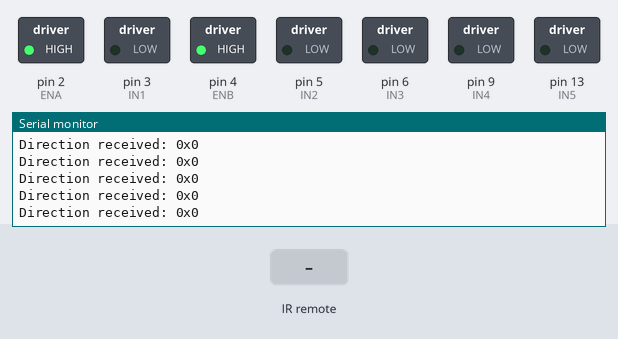
This sketch was run on a simulated Arduino Uno, built with avr-gcc and run on an emulated ATmega328P. Shown: switched loads named in the sketch (green lamp = pin HIGH), the last lines printed to the serial monitor. Inputs (shaded band) come from the test bench.

Above: at 1.2 s.
1.3 s: infrared code 0xF609FD02 received
At 2.4 s:
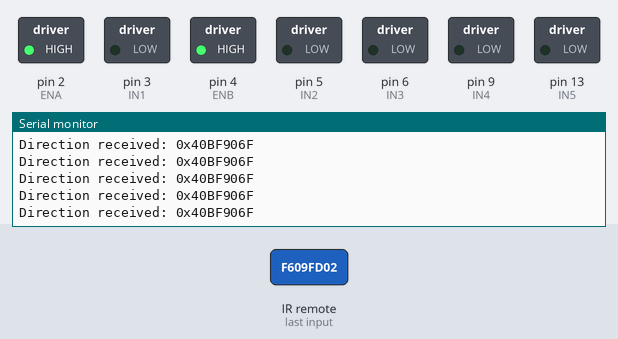
2.8 s: infrared code 0xF50AFD02 received
At 3.5 s:
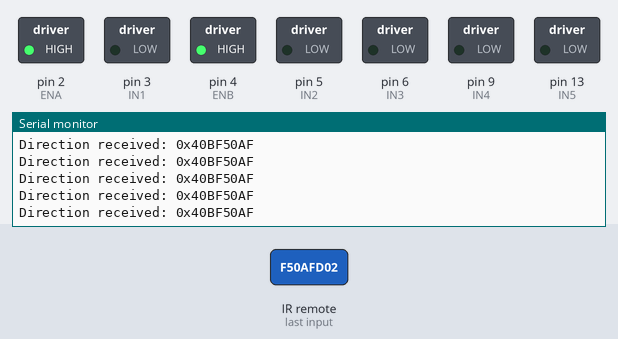
4.3 s: infrared code 0xF708FD02 received
At 5.9 s:
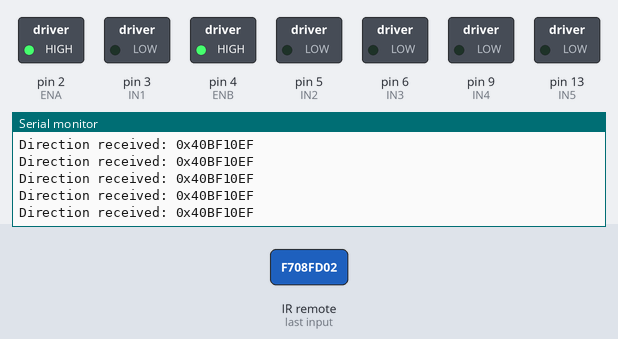

Measured:
- after the input at 1.3 s, the serial monitor: prints a new line at once (image 1)
- after the input at 2.8 s, the serial monitor: prints a new line at once (image 2)
- after the input at 4.3 s, the serial monitor: prints a new line at once (image 3)

The sketch:

LeeCar.ino
```cpp
#include <IRremote.h>

int pin_number = 8;

// Motor pins
const int IN1 = 3;
const int IN2 = 5;
const int IN3 = 6;
const int IN4 = 9;
const int IN5 = 13;
const int ENA = 2;
const int ENB = 4;

// Direction button codes
const unsigned long FORWARD = 0xF609FD02;
const unsigned long BACK    = 0xFE01FD02;
const unsigned long LEFT    = 0xF50AFD02;
const unsigned long RIGHT   = 0xF708FD02;
const unsigned long LASER   = 0xF40BFD02;

const unsigned long TIMEOUT_MS = 100;  // ms to freeze if no signal

unsigned long last_direction    = 0;  // store last valid button
unsigned long last_signal_time  = 0;
bool          laser_toggle      = false;  // laser state
bool          laser_pressed     = false;  // tracks if LASER button is held

void setup()
{
  Serial.begin(9600);
  IrReceiver.begin(pin_number, ENABLE_LED_FEEDBACK);

  // Motor pins
  pinMode(IN1, OUTPUT);
  pinMode(IN2, OUTPUT);
  pinMode(IN3, OUTPUT);
  pinMode(IN4, OUTPUT);

  // Laser pin
  pinMode(IN5, OUTPUT);
  digitalWrite(IN5, LOW);  // <<<<<< laser OFF on startup

  // Motor speed pins
  pinMode(ENA, OUTPUT);
  pinMode(ENB, OUTPUT);

  analogWrite(ENA, 241);  // full speed
  analogWrite(ENB, 240);  // full speed
}

void loop()
{
  if (IrReceiver.decode())
  {
    unsigned long direction = IrReceiver.decodedIRData.decodedRawData;

    // store last valid direction (ignore repeat 0)
    if (direction != 0)
    {
      last_direction = direction;
    }

    last_signal_time = millis(); // update time on any signal
    IrReceiver.resume();
  }

  // Check TIMEOUT_MS: freeze if no signal for TIMEOUT_MS
  if (millis() - last_signal_time > TIMEOUT_MS)
  {
    freeze();
    last_direction = 0;  // reset
  }
  else
  {
    Serial.print("Direction received: 0x");
    Serial.println(last_direction, HEX);

    if      (last_direction == FORWARD)
      forward();
    else if (last_direction == BACK)
      back();
    else if (last_direction == LEFT)
      left();
    else if (last_direction == RIGHT)
      right();
    else
      freeze();

    // Handle laser toggle
    if (last_direction == LASER)
    {
      if (!laser_pressed)  // only toggle once per press
      {
        laser_toggle = !laser_toggle;
        digitalWrite(IN5, laser_toggle ? HIGH : LOW);
        laser_pressed = true;
      }
    }
    else
    {
      laser_pressed = false;  // reset when LASER button released
    }
  }
}

void freeze()
{
  digitalWrite(IN1, LOW);
  digitalWrite(IN2, LOW);
  digitalWrite(IN3, LOW);
  digitalWrite(IN4, LOW);
}

void forward()
{
  digitalWrite(IN1, HIGH);
  digitalWrite(IN2, LOW);
  digitalWrite(IN3, HIGH);
  digitalWrite(IN4, LOW);
}

void back()
{
  digitalWrite(IN1, LOW);
  digitalWrite(IN2, HIGH);
  digitalWrite(IN3, LOW);
  digitalWrite(IN4, HIGH);
}

void right()
{
  digitalWrite(IN1, LOW);
  digitalWrite(IN2, HIGH);
  digitalWrite(IN3, HIGH);
  digitalWrite(IN4, LOW);
}

void left()
{
  digitalWrite(IN1, HIGH);
  digitalWrite(IN2, LOW);
  digitalWrite(IN3, LOW);
  digitalWrite(IN4, HIGH);
}
```
